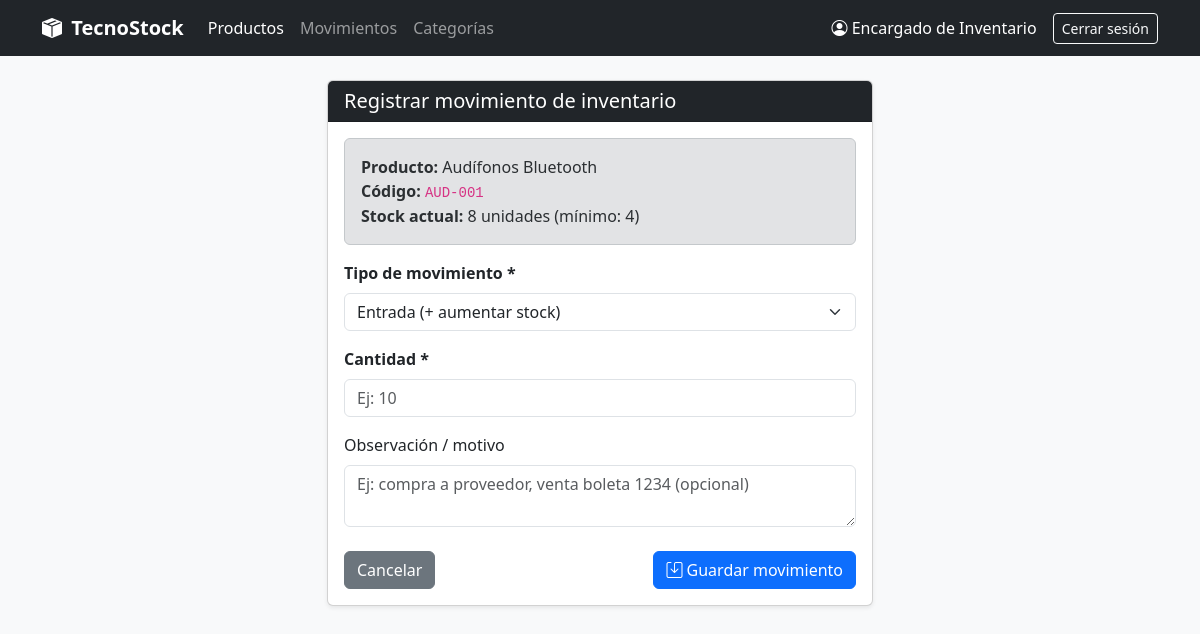
The page /movimiento_formulario.php?id=3 (signed in) on the database its author committed.
### tables this page shows
CREATE TABLE producto (
    id_producto  INT AUTO_INCREMENT PRIMARY KEY,
    codigo       VARCHAR(50)   NOT NULL,
    nombre       VARCHAR(150)  NOT NULL,
    descripcion  TEXT,
    precio       DECIMAL(10,2) NOT NULL DEFAULT 0,
    stock_actual INT           NOT NULL DEFAULT 0,
    stock_minimo INT           NOT NULL DEFAULT 0,
    estado       TINYINT(1)    NOT NULL DEFAULT 1 COMMENT '0 = desactivado (no se elimina físicamente)',
    id_categoria INT           NOT NULL,
    CONSTRAINT uq_producto_codigo   UNIQUE (codigo),                  
    CONSTRAINT chk_producto_precio  CHECK (precio >= 0),              
    CONSTRAINT chk_producto_stock   CHECK (stock_actual >= 0),        
    CONSTRAINT chk_producto_minimo  CHECK (stock_minimo >= 0),
    CONSTRAINT chk_producto_estado  CHECK (estado IN (0, 1)),
    CONSTRAINT fk_producto_categoria FOREIGN KEY (id_categoria)
        REFERENCES categoria (id_categoria)
        ON UPDATE CASCADE ON DELETE RESTRICT
);

### includes/funciones.php (called while the page is built, shortened)
<?php
function e($valor): string
{
    return htmlspecialchars((string) ($valor ?? ''), ENT_QUOTES, 'UTF-8');
}

### movimiento_formulario.php (the view, shortened to what this page needs)
<?php
require_once __DIR__ . '/includes/funciones.php';
$id_producto = (int) ($_GET['id'] ?? 0);
$stmt = $pdo->prepare('SELECT * FROM producto WHERE id_producto = ? AND estado = 1');
$stmt->execute([$id_producto]);
$producto = $stmt->fetch();
$tipo        = 'entrada';
$cantidad    = '';
$observacion = '';
require __DIR__ . '/includes/header.php';
?>
<div class="row justify-content-center">
    <div class="col-lg-6">
        <div class="card shadow-sm">
            <div class="card-header bg-dark text-white">
                <h5 class="mb-0">Registrar movimiento de inventario</h5>
            </div>
            <div class="card-body">
                <div class="alert alert-secondary mb-3">
                    <strong>Producto:</strong> <?= e($producto['nombre']) ?><br>
                    <strong>Código:</strong> <code><?= e($producto['codigo']) ?></code><br>
                    <strong>Stock actual:</strong> <?= (int) $producto['stock_actual'] ?> unidades
                    (mínimo: <?= (int) $producto['stock_minimo'] ?>)
                </div>
                <form method="POST" action="" id="form-movimiento" data-stock="<?= (int) $producto['stock_actual'] ?>" novalidate>
                    <div class="mb-3">
                        <label for="tipo" class="form-label fw-bold">Tipo de movimiento *</label>
                        <select id="tipo" name="tipo" class="form-select" required>
                            <option value="entrada" <?= $tipo === 'entrada' ? 'selected' : '' ?>>Entrada (+ aumentar stock)</option>
                        </select>
                    </div>
                    <div class="mb-3">
                        <label for="cantidad" class="form-label fw-bold">Cantidad *</label>
                        <input type="number" id="cantidad" name="cantidad" min="1" step="1" class="form-control"
                               value="<?= e($cantidad) ?>" placeholder="Ej: 10" required>
                    </div>
                    <div class="mb-3">
                        <label for="observacion" class="form-label">Observación / motivo</label>
                        <textarea id="observacion" name="observacion" class="form-control" rows="2" maxlength="500"
                                  placeholder="Ej: compra a proveedor, venta boleta 1234 (opcional)"><?= e($observacion) ?></textarea>
                    </div>
                    <div class="d-flex justify-content-between mt-4">
                        <a href="index.php" class="btn btn-secondary">Cancelar</a>
                        <button type="submit" class="btn btn-primary"><i class="bi bi-save"></i> Guardar movimiento</button>
                    </div>
                </form>
            </div>
        </div>
    </div>
</div>
<?php require __DIR__ . '/includes/footer.php'; ?>

### rows shown on the page
producto: nombre "Audífonos Bluetooth", codigo "AUD-001", stock_actual "8", stock_minimo "4"

### other values the page prints
$_SESSION['usuario_nombre'] "Encargado de Inventario"
